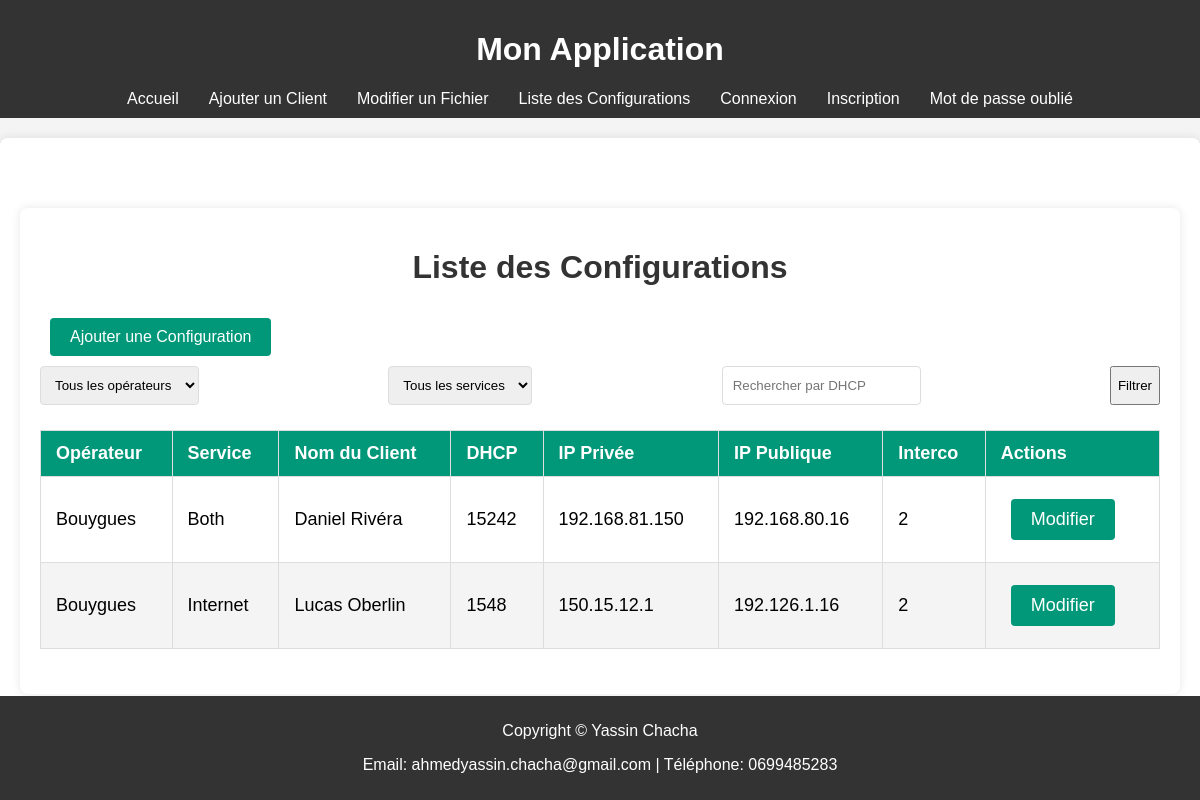
The page /list/ on the database as committed earlier.
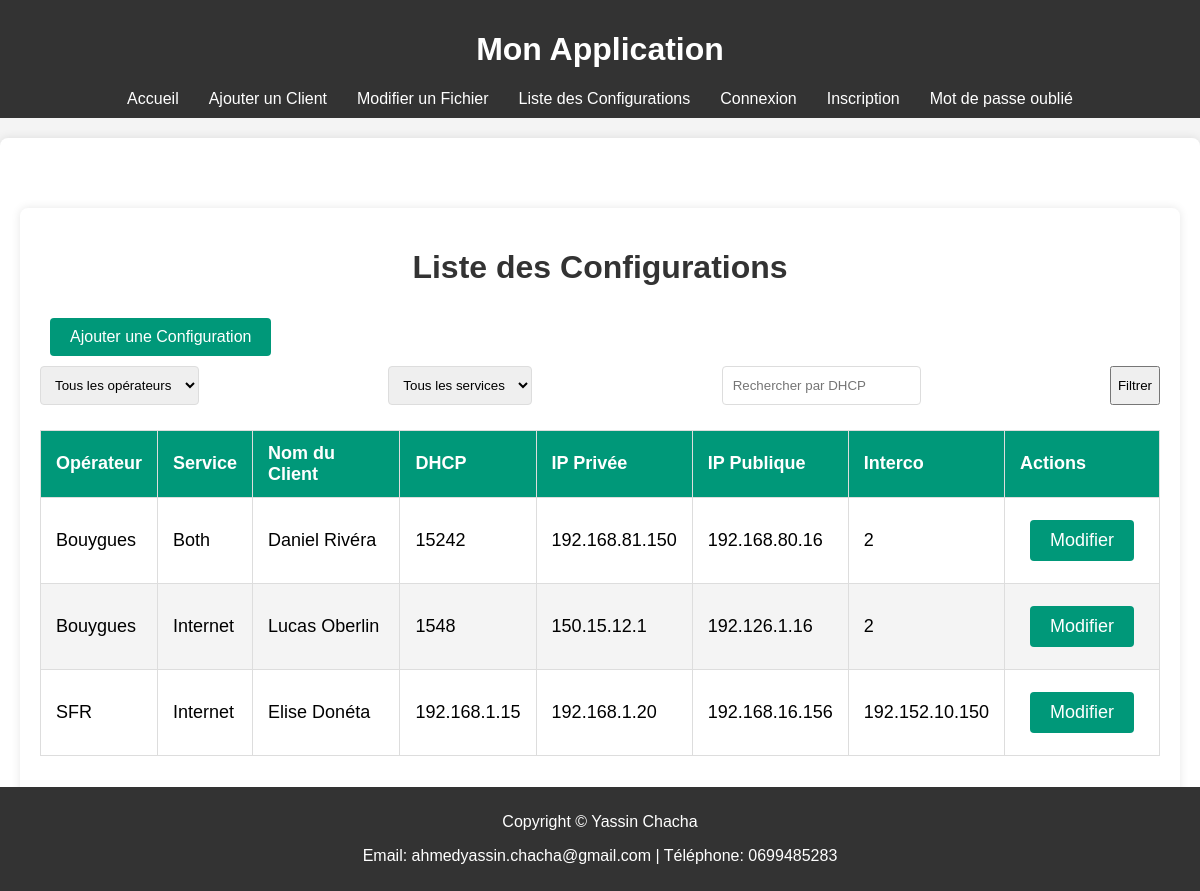
The same page on the database as committed later.
### configurations/models.py (models this page shows, shortened)
class Configuration(models.Model):
    OPERATOR_CHOICES = [
        ('SFR', 'SFR'),
        ('Bouygues', 'Bouygues'),
        ('Orange', 'Orange'),
    ]
    SERVICE_CHOICES = [
        ('Internet', 'Internet'),
        ('Telephony', 'Telephony'),
        ('Both', 'Both'),
    ]
    operator = models.CharField(max_length=10, choices=OPERATOR_CHOICES)
    service = models.CharField(max_length=10, choices=SERVICE_CHOICES)
    client_name = models.CharField(max_length=100)
    dhcp = models.GenericIPAddressField(protocol='IPv4')
    ip_private = models.GenericIPAddressField(protocol='IPv4', blank=True, null=True)
    ip_public = models.GenericIPAddressField(protocol='IPv4', blank=True, null=True)
    interco = models.GenericIPAddressField(protocol='IPv4', blank=True, null=True)
    class ConfigurationForm(forms.Form):
        client_name = models.CharField(max_length=100)
        dhcp = models.GenericIPAddressField(protocol='IPv4')
        ip_private = models.GenericIPAddressField(protocol='IPv4', blank=True, null=True)
        ip_public = models.GenericIPAddressField(protocol='IPv4', blank=True, null=True)
        interco = models.GenericIPAddressField(protocol='IPv4', blank=True, null=True)

### configurations/views.py (the view)
# urls.py: path('list/', views.list_configurations, name='list'),
def list_configurations(request):
    operator = request.GET.get('operator')
    service = request.GET.get('service')
    dhcp = request.GET.get('dhcp')
    configs = Configuration.objects.all()
    if operator:
        configs = configs.filter(operator=operator)
    if service:
        configs = configs.filter(service=service)
    if dhcp:
        configs = configs.filter(dhcp=dhcp)
    return render(request, 'list.html', {'configs': configs})

### configurations/templates/list.html (shortened to what this page needs)
{% extends 'base.html' %}
{% block content %}
    <div class="table-container">
        <h1>Liste des Configurations</h1>
        <a href="{% url 'configurations:add' %}">Ajouter une Configuration</a>
        <form method="get" class="filter-form">
            <select name="operator">
                <option value="">Tous les opérateurs</option>
            </select>
            <select name="service">
                <option value="">Tous les services</option>
            </select>
            <input type="text" name="dhcp" placeholder="Rechercher par DHCP">
            <button type="submit">Filtrer</button>
        </form>
        <table>
            <thead>
                <tr>
                    <th>Opérateur</th>
                    <th>Service</th>
                    <th>Nom du Client</th>
                    <th>DHCP</th>
                    <th>IP Privée</th>
                    <th>IP Publique</th>
                    <th>Interco</th>
                    <th>Actions</th>
                </tr>
            </thead>
            <tbody>
                {% for config in configs %}
                <tr>
                    <td>{{ config.operator }}</td>
                    <td>{{ config.service }}</td>
                    <td>{{ config.client_name }}</td>
                    <td>{{ config.dhcp }}</td>
                    <td>{{ config.ip_private }}</td>
                    <td>{{ config.ip_public }}</td>
                    <td>{{ config.interco }}</td>
                    <td>
                        <a href="{% url 'configurations:edit' config.pk %}">Modifier</a>
                    </td>
                </tr>
                {% endfor %}
            </tbody>
        </table>
    </div>
{% endblock %}

### configurations/templates/base.html (shortened to what this page needs)
<!DOCTYPE html>
<html>
<head>
</head>
<body>
    <header>
        <h1>Mon Application</h1>
        <nav>
            <ul>
                <li><a href="{% url 'configurations:home' %}">Accueil</a></li>
                <li><a href="{% url 'configurations:add' %}">Ajouter un Client</a></li>
                <li><a href="{% url 'configurations:select_file' %}">Modifier un Fichier</a></li>
                <li><a href="{% url 'configurations:list' %}">Liste des Configurations</a></li>
                <li><a href="{% url 'login' %}">Connexion</a></li>
                <li><a href="{% url 'configurations:signup' %}">Inscription</a></li>
                <li><a href="{% url 'configurations:password_reset' %}">Mot de passe oublié</a></li>
            </ul>
        </nav>
    </header>
    <div class="container">
        {% block content %}{% endblock %}
    </div>
    <footer>
        <p>Copyright © Yassin Chacha</p>
        <p>Email: ahmedyassin.chacha@gmail.com | Téléphone: 0699485283</p>
    </footer>
</body>
</html>

### configurations/templates/base.html (style rules this page uses)
body { font-family: Arial, sans-serif; margin: 0; padding: 0; background-color: #f4f4f4; }
header { background-color: #333; color: #fff; padding: 10px 0; text-align: center; }
nav ul { list-style: none; padding: 0; margin: 0; display: flex; justify-content: center; }
nav ul li { margin: 0 15px; }
nav ul li a { color: #fff; text-decoration: none; }
.container { max-width: 1200px; margin: 20px auto; padding: 20px; background-color: #fff; box-shadow: 0 0 10px rgba(0, 0, 0, 0.1); border-radius: 8px; }
footer { background-color: #333; color: #fff; text-align: center; padding: 10px 0; position: fixed; width: 100%; bottom: 0; }

### configurations/templates/list.html (style rules this page uses)
.table-container { max-width: 1200px; margin: 50px auto; padding: 20px; background-color: #fff; box-shadow: 0 0 10px rgba(0, 0, 0, 0.1); border-radius: 8px; }
.table-container h1 { text-align: center; color: #333; }
.table-container table { width: 100%; border-collapse: collapse; margin: 25px 0; font-size: 18px; text-align: left; }
.table-container th, .table-container td { padding: 12px 15px; border: 1px solid #ddd; }
.table-container th { background-color: #009879; color: #fff; }
.table-container tr:nth-child(even) { background-color: #f4f4f4; }
.table-container a { display: inline-block; margin: 10px; padding: 10px 20px; background-color: #009879; color: #fff; text-decoration: none; border-radius: 4px; }
.filter-form { display: flex; justify-content: space-between; margin-bottom: 20px; }
.filter-form select, .filter-form input { padding: 10px; border: 1px solid #ddd; border-radius: 4px; }

Rows that differ between the two databases and show on the page:
added Configuration: operator "SFR", service "Internet", client_name "Elise Donéta", dhcp "192.168.1.15", ip_private "192.168.1.20", ip_public "192.168.16.156", interco "192.152.10.150"
